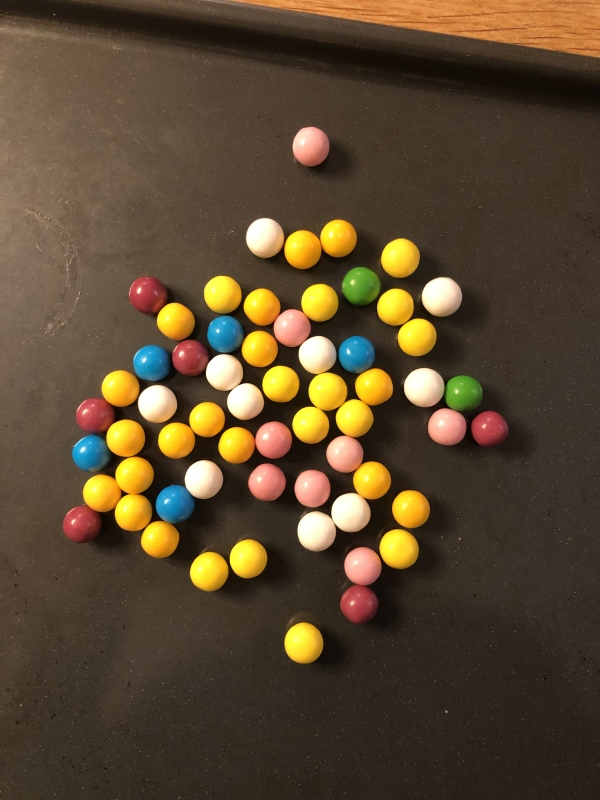
#> input picture images/chewing_gum_balls06.jpg, 600 x 800 px, found by its file name
$ python GDV_tutorial_08_empty.py
#> lines starting #> are read from the running program, lines starting #| are printed output that depends on the picture; after the words box and inside, x2 and y2 are one past the last pixel; in counts of white or black regions, pixels touching at a corner belong together; long printed decimals are rounded
# Template matching, originally with objects from the image. Typical example is counting blood cells
import cv2

use_color = True

if use_color:
    # load image and template image, note that the template has been manually cut out of the image
    img = cv2.imread('images\chewing_gum_balls06.jpg', cv2.IMREAD_COLOR)
#> img is the input picture: shape (800, 600, 3); mean B, G, R 48.1, 72, 89.5
    template = cv2.imread('images\cgb_pink.jpg', cv2.IMREAD_COLOR)
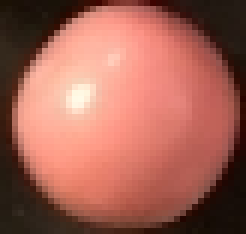
#> input picture images/cgb_pink.jpg, 41 x 39 px, found by its file name (shown 6 times larger)
#> template is the input picture: shape (39, 41, 3); mean B, G, R 84.7, 98, 162.6
    # read shape of the template and original image
    H, W, C = img.shape
#> H = 800; W = 600; C = 3
    h, w, c = template.shape
#> h = 39; w = 41; c = 3

else:
    # load image and template image, note that the template has been manually cut out of the image
    img = cv2.imread('images\chewing_gum_gum_balls06.jpg', cv2.IMREAD_GRAYSCALE)
    template = cv2.imread('images\cgb_pink.jpg', cv2.IMREAD_GRAYSCALE)
    # read shape of the template and original image
    H, W = img.shape
    h, w = template.shape

# Define template matching methods, see https://docs.opencv.org/4.5.3/df/dfb/group__imgproc__object.html#ga3a7850640f1fe1f58fe91a2d7583695d for the math behind each method
methods = [cv2.TM_CCOEFF, cv2.TM_CCOEFF_NORMED, cv2.TM_CCORR, cv2.TM_CCORR_NORMED, cv2.TM_SQDIFF, cv2.TM_SQDIFF_NORMED]
method_names = ['cv2.TM_CCOEFF', 'cv2.TM_CCOEFF_NORMED', 'cv2.TM_CCORR', 'cv2.TM_CCORR_NORMED', 'cv2.TM_SQDIFF', 'cv2.TM_SQDIFF_NORMED']

# loop over all methods in order to compare them
for method, method_name in zip(methods, method_names):

    # work on a new image each time
    img2 = img.copy()
    # do the template matching
    result = cv2.matchTemplate(img2, template, method)
    # get the best match location
    min_Value, max_Value, min_location, max_location  = cv2.minMaxLoc(result)
    print(min_Value, max_Value, min_location, max_location)
    # draw rectangle at found location
    cv2.rectangle(img2, min_location, (min_location[0] + w, min_location[1] + h), (0, 255, 0), 5)
    cv2.rectangle(img2, max_location, (max_location[0] + w, max_location[1] + h), (255, 0, 0), 5)
    # show original image with found location
    cv2.imshow('Original', img2)
    # show image with the template matching result for all pixels
    result_title = 'Result with %s' % method_name
    cv2.imshow(result_title, result)
    cv2.waitKey(0)
    cv2.destroyWindow(result_title)
#> this loop made 6 passes
#> (min_Value, max_Value, min_location, max_location) on passes 1 to 6: (-14810319, 25146952, (269, 489), (183, 460)), (-0.658, 1, (371, 601), (246, 463)), (9969719, 124025448, (554, 73), (295, 511)), (0.407, 1, (278, 441), (246, 463)), (15808, 94929544, (246, 463), (312, 488)), (0.000173, 1, (246, 463), (11, 0))
#| -14810319.0 25146952.0 (269, 489) (183, 460)
#| -0.6579 0.9997 (371, 601) (246, 463)
#| 9969719.0 124025448.0 (554, 73) (295, 511)
#| 0.4071 0.9999 (278, 441) (246, 463)
#| 15808.0 94929544.0 (246, 463) (312, 488)
#| 0.000173 1.0 (246, 463) (11, 0)
#> pass 1, `result = cv2.matchTemplate(img2, template, method)`:
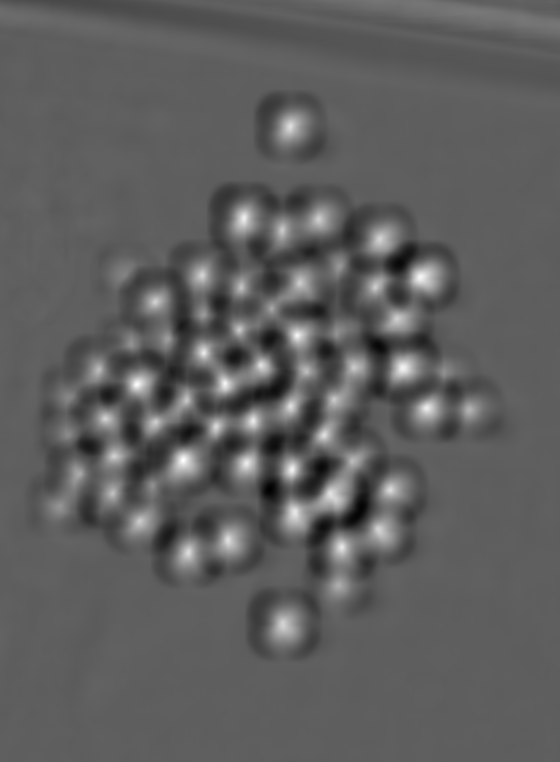
#> result: shape (762, 560) float32; min -14810319, max 25146952, mean 43033.6; drawn with min black and max white
#> pass 1, `cv2.imshow('Original', img2)`:
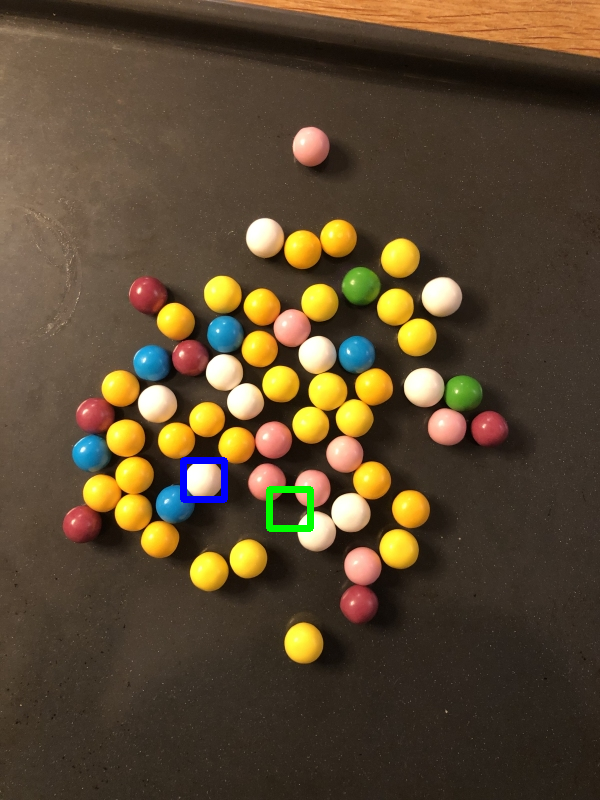
#> window 'Original': shape (800, 600, 3); mean B, G, R 48.3, 72.2, 89.1
#> pass 1, `cv2.imshow(result_title, result)`:
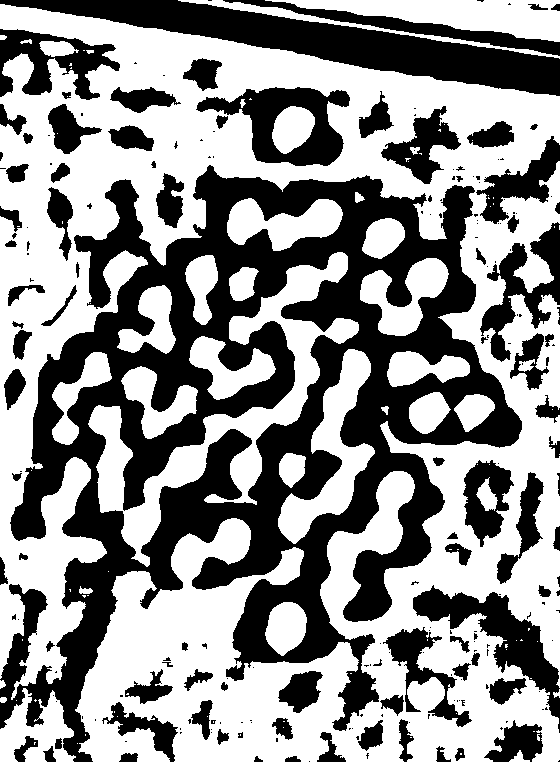
#> window 'Result with cv2.TM_CCOEFF': shape (762, 560); 56.3% white; 217 black regions (127 under 20 px), largest, box (x1, y1, x2, y2) and area: (0, 165, 522, 762) 112831, (0, 0, 560, 96) 16993, (196, 87, 350, 166) 5588
#> pass 2, `result = cv2.matchTemplate(img2, template, method)`:
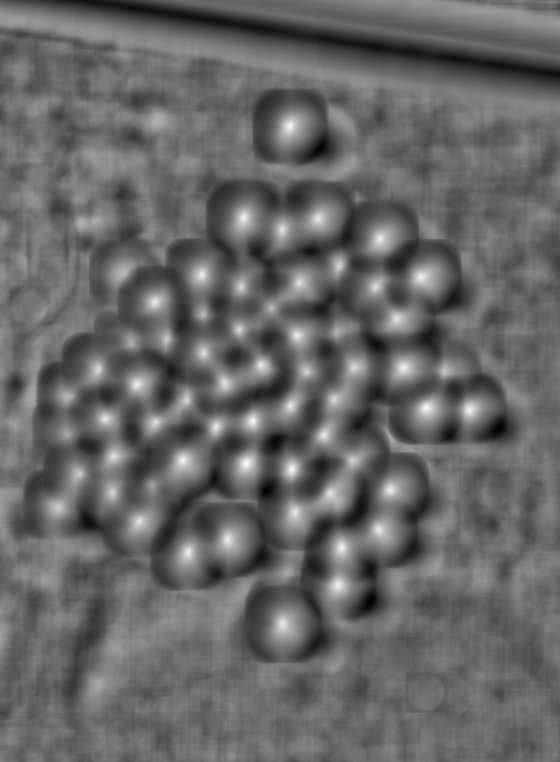
#> result: shape (762, 560) float32; min -0.658, max 1, mean 0.0114; drawn with min black and max white
#> after the loop:
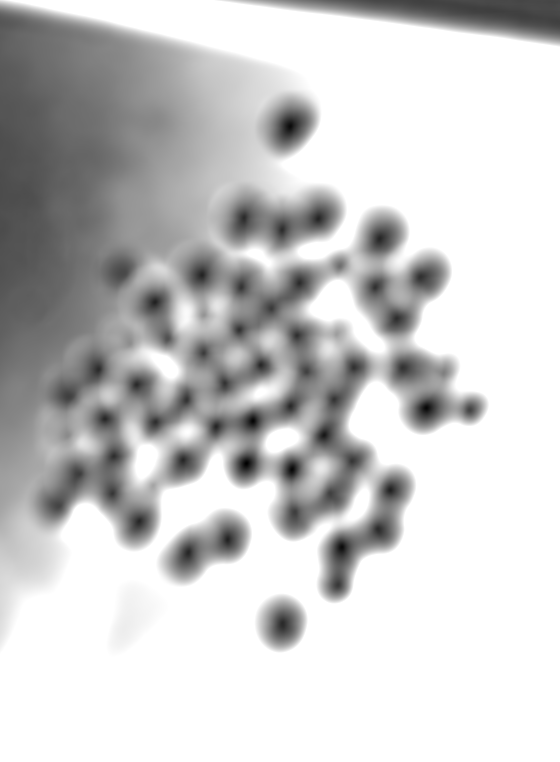
#> result: shape (762, 560) float32; min 0.000173, max 1, mean 0.802

cv2.destroyAllWindows()
